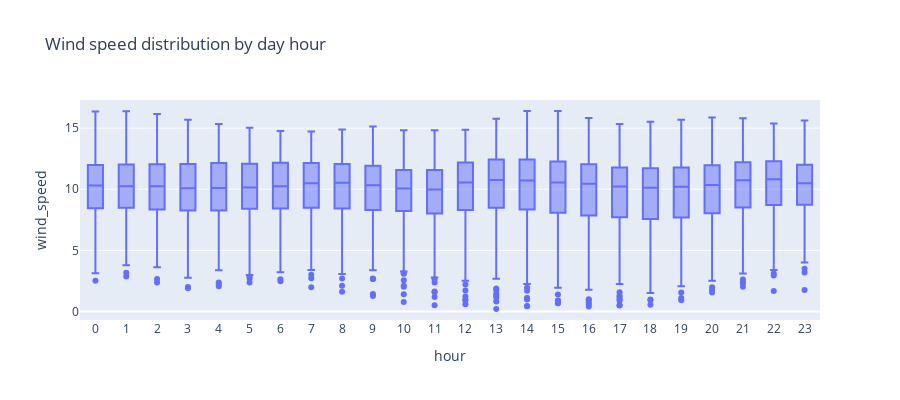

This figure's notebook cell:
### Code cell
fig = px.box(data_frame= wind_speed2,
             x = 'hour',
             y = 'wind_speed',
             title= 'Wind speed distribution by day hour')
fig.update_xaxes(tickmode= 'linear')

fig.show()

fig.write_image('imgs/wind_speed_hour.png')
Image('imgs/wind_speed_hour.png')

### Figure 1 — Plotly figure (JSON) as saved in the notebook; plotly's stock layout.template omitted (floating-point values rounded to 4 significant figures; data arrays with more than 128 entries replaced by an {"elided": "..."} marker saying what was removed)
{"data": [{"alignmentgroup": "True", "hovertemplate": "hour=%{x}<br>wind_speed=%{y}<extra></extra>", "legendgroup": "", "marker": {"color": "#636efa"}, "name": "", "notched": false, "offsetgroup": "", "orientation": "v", "showlegend": false, "type": "box", "x": {"elided": "8760 int values"}, "x0": " ", "xaxis": "x", "y": {"elided": "8760 float values"}, "y0": " ", "yaxis": "y"}], "layout": {"boxmode": "group", "height": 400, "legend": {"tracegroupgap": 0}, "title": {"text": "Wind speed distribution by day hour"}, "width": 900, "xaxis": {"anchor": "y", "domain": [0, 1], "tickmode": "linear", "title": {"text": "hour"}}, "yaxis": {"anchor": "x", "domain": [0, 1], "title": {"text": "wind_speed"}}}}
